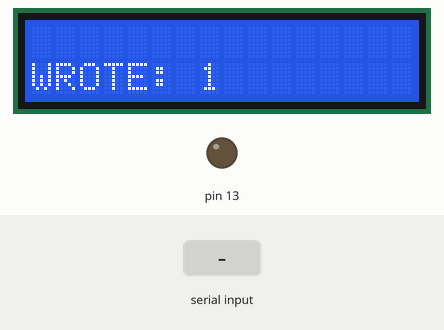
This sketch was run on a simulated Arduino Uno, built with avr-gcc and run on an emulated ATmega328P. Parts: 16×2 character LCD, output pins drawn as LEDs (lit = HIGH). Inputs (shaded band) come from the test bench. What the sketch prints to the serial monitor is not drawn.

Above: at 1.25 s.
1.3 s: byte 30 received over Serial
At 1.76 s:
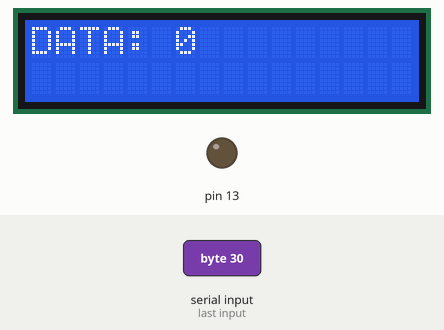
3.1 s: byte 90 received over Serial
At 3.42 s:
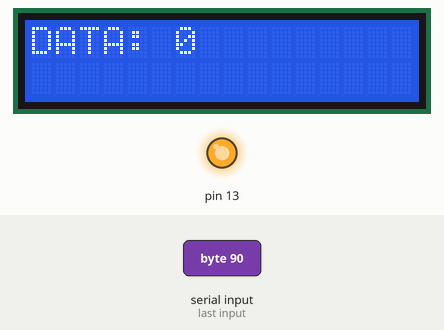
Timing chart, 0 to 6.1 s (numbered marks = the images above; inputs shaded):
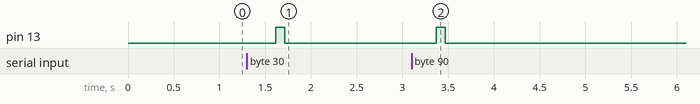

Measured:
- after the input at 1.3 s, pin 13: LOW → HIGH after 0.32 s, → LOW 0.10 s later; the display: first differs from a run without the input after 0.32 s (image 1)
- after the input at 3.1 s, pin 13: LOW → HIGH after 0.27 s, → LOW 0.10 s later; the display: first differs from a run without the input after 0.27 s (image 2)

The sketch:

Arduino_2.ino
```cpp
#include <LiquidCrystal.h>
LiquidCrystal lcd(4,5,6,7,8,9);

void setup() {
  lcd.begin(16,2);
  Serial.begin(9600);
  pinMode(13,OUTPUT);
}
int v;
bool recevied(false);
void loop() {
  if(Serial.available()){
    lcd.print("DATA: ");
    v==Serial.read();
    lcd.print(v);
    digitalWrite(13,HIGH);
    delay(100);
    digitalWrite(13,LOW);
    delay(100);
    lcd.clear();
  }
  for(byte i(0);i<5;i++){
    Serial.write(i);
    lcd.setCursor(0,1);
    lcd.print("WROTE: ");
    lcd.print(i);
    delay(100);
    lcd.clear();
  }
//  if(Serial.available()){
//    v=Serial.read();
//    recevied=true;
//  }
//  if(recevied){
//    Serial.write(v);
//    recevied=false;
//    digitalWrite(13,HIGH);
//    delay(100);
//    digitalWrite(13,LOW);
////    delay(100);
//  }
}
```
